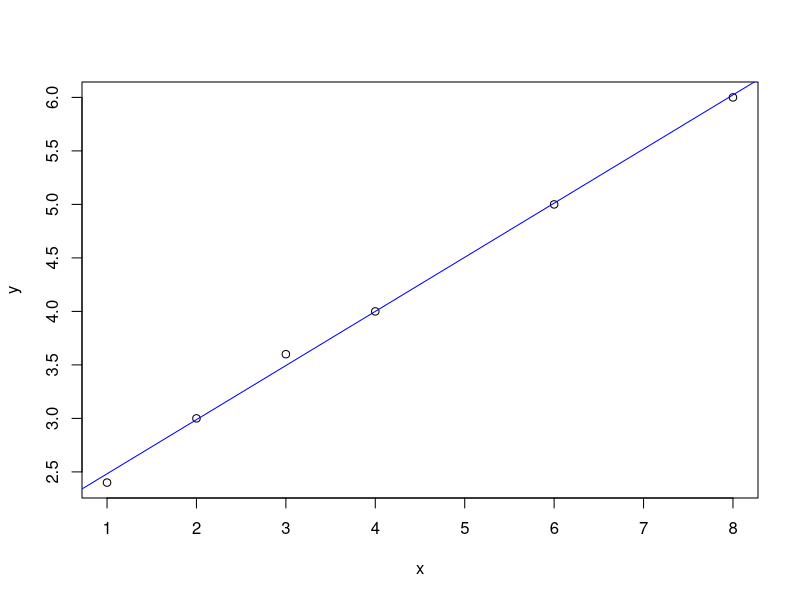
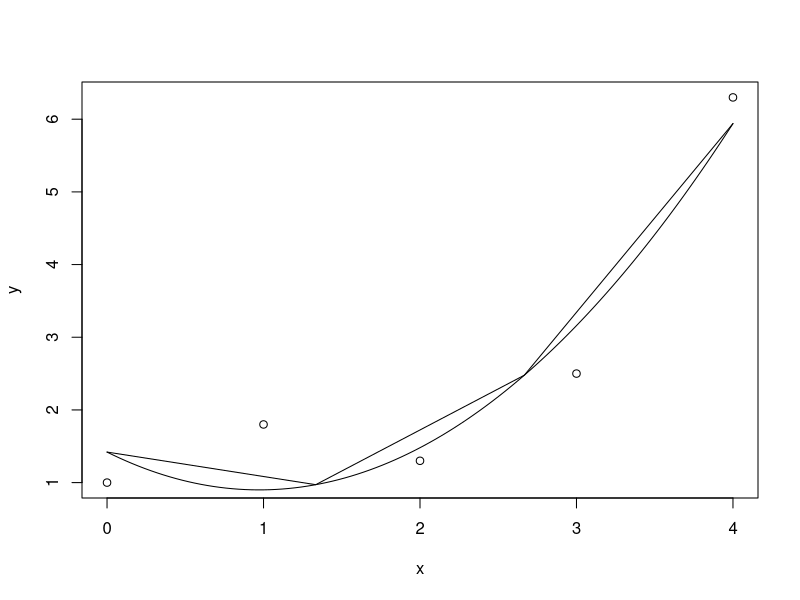

These figures' R source, in order:
# curve fitting
#Straight line fit
x<-c(1,2,3,4,6,8)
y<-c(2.4,3,3.6,4,5,6)
n<-length(x)
xy<-x*y
xx<-x*x
mydata<- data.frame(x,y,xy,xx)
print(mydata)
sums<-list(sum(x),sum(y),sum(x*y),sum(x*x))
mydata<-rbind(mydata,sums)
print(mydata,row.names=FALSE)
stline<-lm(y~x)
print(stline)
summary(stline)
plot(x,y)
abline(stline,col="BLUE")



#Parabola fit
x<-c(0,1,2,3,4)
y<-c(1,1.8,1.3,2.5,6.3)
n<-length(x)
xy<-x*y
xx<-x*x
xxx<-x^3
xxxx<-x^4
xxy<-x^2*y
mydata<- data.frame(x,y,xy,xx,xxx,xxxx,xxy)
print(mydata)
sums<-list(sum(x),sum(y),sum(x*y),sum(x*x),sum(x^3),sum(x^4),sum(x^2*y))
mydata<-rbind(mydata,sums)
print(mydata,row.names=FALSE)
parabola <- lm(y ~ x+I(x^2))
print(parabola)
f<-coef(parabola)[1]+((coef(parabola)[2])*x)+((coef(parabola)[3])*x*x)
print(f)
plot(x,y)
curve((coef(parabola)[1]+(coef(parabola)[2]*x)+(coef(parabola)[3]*x*x)),from=x[1],n=x[n],add=T)
curve(predict(parabola,newdata=data.frame(x)),add=T)
